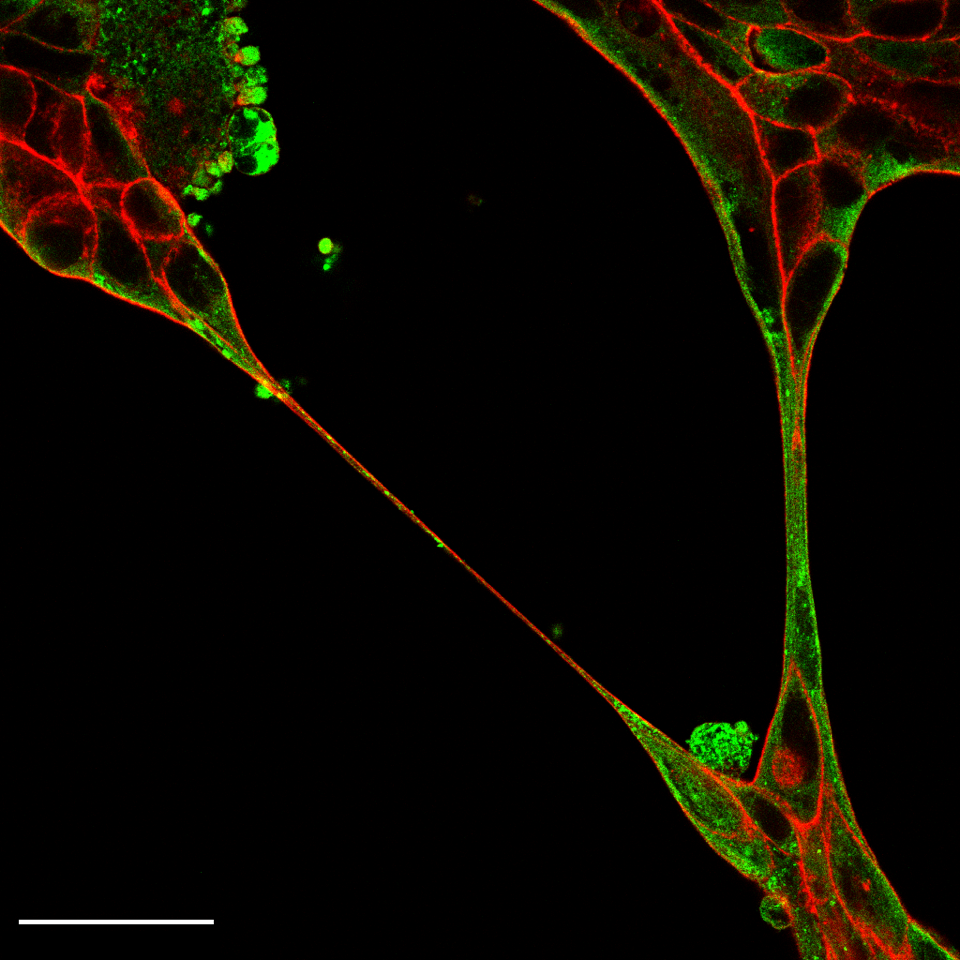
#> input picture NUMA-INFECTED.tiff, 960 x 960 px, found by its file name
$ jupyter execute immunofluorescence_edge_localization_public.ipynb
#> lines starting #> are read from the running program, lines starting #| are printed output that depends on the picture; after the words box and inside, x2 and y2 are one past the last pixel; in counts of white or black regions, pixels touching at a corner belong together; long printed decimals are rounded
#> further down, original_img is the input picture: shape (960, 960, 3); mean B, G, R 0.2, 9.7, 13.5
#| (960, 960, 3)
[cell 1]
import cv2
import matplotlib.pyplot as plt
from google.colab.patches import cv2_imshow
import numpy as np
import pandas as pd
from google.colab import drive
drive.mount('/content/drive')

[cell 2]
# Enter path to target image for analysis
path = '/content/drive/MyDrive/example_folder/example_folder2/NUMA-INFECTED.tiff'

# Place your preferred image name here if you wish to export your data in a csv
image_name = 'numa-inf'

# Determines how many colonies the script should search for. Observe the number of distinct colonies in the image and adjust this parameter.
NUM_COLONIES = 1

# Determines how far from the edge contour is considered the edge of the cell. Measured in pixels.
RADIUS_FROM_EDGE = 20

# Length of the (white) scale bar in micrometers. This will be used to translate your measurements from pixels to um at the conclusion of the script.
SCALE_BAR_LENGTH_UM = 50

# Set to true only if you need to debug adjustments of parameters
DEBUG_MODE = False

[cell 3]
# Function to scale an input image by a given percent. For example, 100% will maintain the same size of image, 200% will double.
def scale_image(input_image, scale):

#> called with scale = 100
    height = input_image.shape[0] * scale // 100
    width = input_image.shape[1] * scale // 100

    return cv2.resize(input_image, (width, height), interpolation = cv2.INTER_AREA)

[cell 4]
# Function to determine the scale of the image, given an input image that contains a white scalebar, and the length of that bar in microns. Returns 0 if scale cannot be determined.
def find_microns_per_pixel_v2(input_image,scalebar_length_in_um, debug_flag = False):

  # Filter for white
  lower_white = np.array([200, 200, 200])
  upper_white = np.array([255, 255, 255])
  white_mask = cv2.inRange(input_image, lower_white, upper_white)
  # Count lines of white pixels, tracking the length of the longest continuous line
  longest_length_horizontal = 0
  x1_horizontal = 0
  x2_horizontal = 0
  y_horizontal = 0

  longest_length_vertical = 0
  y1_vertical = 0
  y2_vertical = 0
  x_vertical = 0

  for i in range(white_mask.shape[0]):
      # Reset all variables used to track status each time we go through a row
      first_col_detected_white_num_horizontal = 0
      last_col_detected_white_num_horizontal = 0
      white_col_detected_horizontal = False
      temp_length_horizontal = 0

      for j in range(white_mask.shape[1]):
          if white_mask[i][j] == 255 and not white_col_detected_horizontal:
              # Remember the column of the first white pixel detected.
              first_col_detected_white_num_horizontal = j
              white_col_detected_horizontal = True

          elif white_col_detected_horizontal and white_mask[i][j] == 0:
              # After the end of a continuous line of white, remember the length of that line, and its endpoint.
              last_col_detected_white_num_horizontal = j - 1
              temp_length_horizontal = last_col_detected_white_num_horizontal - first_col_detected_white_num_horizontal
              break

      # If the line we just found is the largest, remember its length, start, and end points.
      if temp_length_horizontal > longest_length_horizontal:
          longest_length_horizontal = temp_length_horizontal
          x1_horizontal = first_col_detected_white_num_horizontal
          x2_horizontal = last_col_detected_white_num_horizontal
          y_horizontal = i

  # Now, iterate over columns for vertical bars
  for j in range(white_mask.shape[1]):
      # Reset all variables used to track status each time we go through a column
      first_row_detected_white_num_vertical = 0
      last_row_detected_white_num_vertical = 0
      white_row_detected_vertical = False
      temp_length_vertical = 0

      for i in range(white_mask.shape[0]):
          if white_mask[i][j] == 255 and not white_row_detected_vertical:
              # Remember the row of the first white pixel detected.
              first_row_detected_white_num_vertical = i
              white_row_detected_vertical = True

          elif white_row_detected_vertical and white_mask[i][j] == 0:
              # After the end of a continuous line of white, remember the length of that line, and its endpoint.
              last_row_detected_white_num_vertical = i - 1
              temp_length_vertical = last_row_detected_white_num_vertical - first_row_detected_white_num_vertical
              break

      # If the line we just found is the largest, remember its length, start, and end points.
      if temp_length_vertical > longest_length_vertical:
          longest_length_vertical = temp_length_vertical
          y1_vertical = first_row_detected_white_num_vertical
          y2_vertical = last_row_detected_white_num_vertical
          x_vertical = j

  # Now, check which type of scale bar (horizontal or vertical) is longer
  if longest_length_horizontal >= longest_length_vertical:
      um_per_pixel = scalebar_length_in_um / longest_length_horizontal
  else:
      um_per_pixel = scalebar_length_in_um / longest_length_vertical

  return um_per_pixel

[cell 5]
# Function: take a binary cell image, and fill in gaps on the edges,
# so that dark sections on the edge of the image are not interpreted as edges of the colony
# in subsequent analysis

# Returns: an image of the same size as input that shows which pixels were filled in to complete this bridging process
# Modifies: the input image.
# Parameter: max_range_to_fill determines the maximum radius of gaps that will be bridged.
# A dark pixel must be within this distance of a light pixel on EACH side to be filled in, or a single side and above.

# This parameter can be tuned to avoid detecting the dark patches as edges.
MAX_BRIDGE_RADIUS = 145

def bridge_gaps_on_edges(input_image, max_range_to_fill, top_row=1, bottom_row=1, left_side=1, right_side=1):

#> called with max_range_to_fill = 145, top_row = 1, bottom_row = 1, left_side = 1, right_side = 1
  blank = np.zeros_like(input_image, dtype=(int,3))

  if (top_row):
    # corner cases: for each corner, only bridge if there are light
    # pixels both above and to the side of the dark pixel under consideration.
    # always accomplished by looking from the corner towards the center of the image

    # top row left case, look right and down
    for i in range(0,max_range_to_fill):
      if input_image[0,i] == 0 and 255 in input_image[0,i:i+max_range_to_fill] and 255 in input_image[0:max_range_to_fill, i]:
        input_image[0,i] = 255
        blank[0,i] = (255,0,255)

    #top row right case, look left and down
    for i in range(input_image.shape[1]-max_range_to_fill,input_image.shape[1]):
      if input_image[0,i] == 0 and 255 in input_image[0,i-max_range_to_fill:i] and 255 in input_image[0:max_range_to_fill, i]:
        input_image[0,i] = 255
        blank[0,i] = (255,0,255)

    for i in range(max_range_to_fill,input_image.shape[1]-max_range_to_fill):
      if input_image[0,i] == 0 and 255 in input_image[0,i-max_range_to_fill:i] and 255 in input_image[0,i:i+max_range_to_fill]:
        input_image[0,i] = 255
        blank[0,i] = (255,0,255)
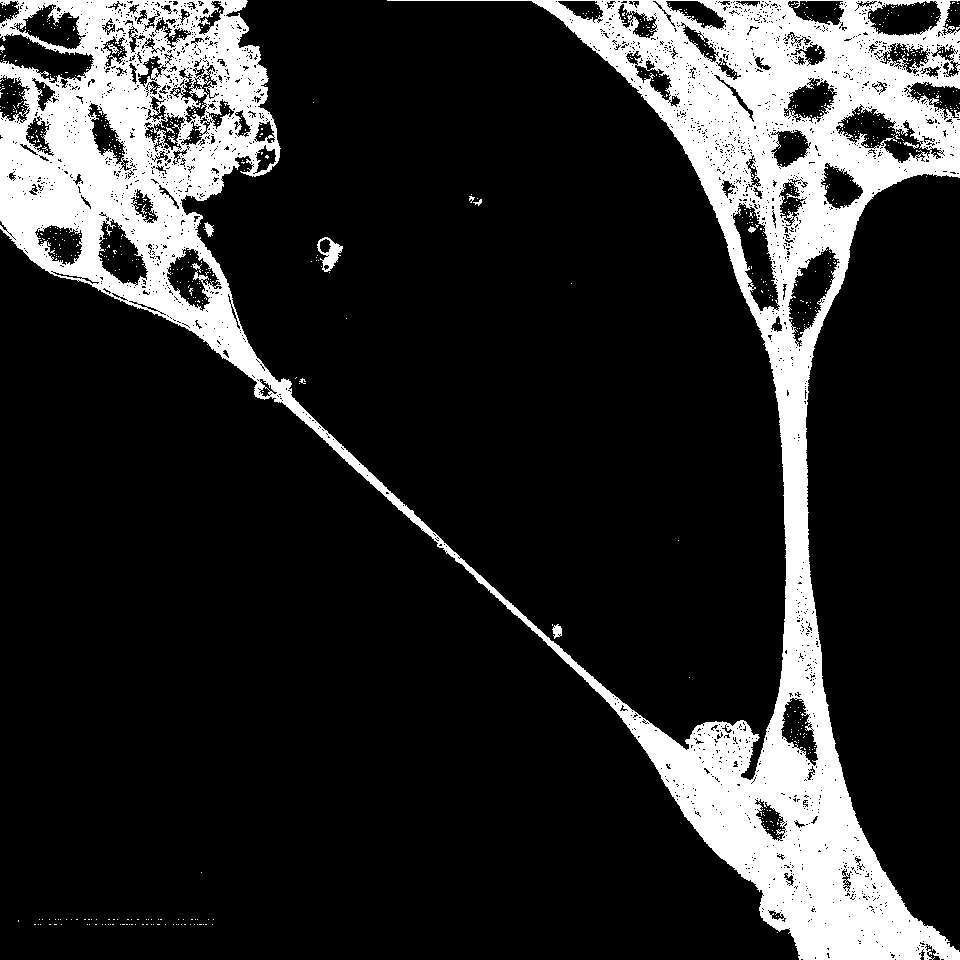
#> input_image: shape (960, 960); 17.5% white; 769 white regions (756 under 20 px), largest, box (x1, y1, x2, y2) and area: (0, 0, 960, 960) 158770, (317, 237, 343, 272) 394, (552, 624, 562, 639) 95

  if(bottom_row):
    #bottom side left case, look right and up
    for i in range(0,max_range_to_fill):
      if input_image[-1,i] == 0 and 255 in input_image[-1,i:i+max_range_to_fill] and 255 in input_image[-(max_range_to_fill+1):-1,i]:
        input_image[-1,i] = 255
        blank[-1,i] = (255,0,255)

    #bottom side right case, look left and up
    for i in range(input_image.shape[1]-max_range_to_fill,input_image.shape[1]):
      if input_image[-1,i] == 0 and 255 in input_image[-1,i-max_range_to_fill:i] and 255 in input_image[-(max_range_to_fill+1):-1,i]:
        input_image[-1,i] = 255
        blank[-1,i] = (255,0,255)

    for i in range(max_range_to_fill,input_image.shape[1]-max_range_to_fill):
      if input_image[-1,i] == 0 and 255 in input_image[-1,i-max_range_to_fill:i] and 255 in input_image[-1,i:i+max_range_to_fill]:
        input_image[-1,i] = 255
        blank[-1,i] = (255,0,255)

  if (left_side):
    #left side top case, look down and right
    for i in range(0,max_range_to_fill):
      if input_image[i,0] == 0 and 255 in input_image[i:i+max_range_to_fill,0] and 255 in input_image[i,0:max_range_to_fill]:
        input_image[i,0] = 255
        blank[i,0] = (255,0,255)

    #left side bottom case, look up and right
    for i in range(input_image.shape[0]-max_range_to_fill,input_image.shape[0]):
      if input_image[i,0] == 0 and 255 in input_image[i-max_range_to_fill:i,0] and 255 in input_image[i,0:max_range_to_fill]:
        input_image[i,0] = 255
        blank[i,0] = (255,0,255)

    for i in range(max_range_to_fill,input_image.shape[0]-max_range_to_fill):
      if input_image[i,0] == 0 and 255 in input_image[i-max_range_to_fill:i,0] and 255 in input_image[i:i+max_range_to_fill,0]:
        input_image[i,0] = 255
        blank[i,0] = (255,0,255)

  if (right_side):
    #right side top case, look down and left
    for i in range(0,max_range_to_fill):
      if input_image[i,-1] == 0 and 255 in input_image[i:i+max_range_to_fill,-1] and 255 in input_image[i,-(max_range_to_fill+1):-1]:
        input_image[i,-1] = 255
        blank[i,-1] = (255,0,255)

    #right side bottom case, look up and left
    for i in range(input_image.shape[0]-max_range_to_fill,input_image.shape[0]):
      if input_image[i,-1] == 0 and 255 in input_image[i-max_range_to_fill:i,-1] and 255 in input_image[i,-(max_range_to_fill+1):-1]:
        input_image[i,-1] = 255
        blank[i,-1] = (255,0,255)

    for i in range(max_range_to_fill,input_image.shape[0]-max_range_to_fill):
      if input_image[i,-1] == 0 and 255 in input_image[i-max_range_to_fill:i,-1] and 255 in input_image[i:i+max_range_to_fill,-1]:
        input_image[i,-1] = 255
        blank[i,-1] = (255,0,255)

  # Draw lines to show the limits of the corner cases
  blank[0:5,max_range_to_fill] = (0,0,255)
  blank[0:5,-max_range_to_fill] = (0,0,255)
  blank[-6:-1,max_range_to_fill] = (0,0,255)
  blank[-6:-1,-max_range_to_fill] = (0,0,255)

  blank[max_range_to_fill,0:5] = (0,0,255)
  blank[-max_range_to_fill,0:5] = (0,0,255)
  blank[max_range_to_fill,-6:-1] = (0,0,255)
  blank[-max_range_to_fill,-6:-1] = (0,0,255)

  return blank

[cell 6]
# Function: Set each edge of the input image to (0,0,0) or 0. Modifies the input image.
def trim_edges_to_black(input_image, grayscale=False):
  copyimg = input_image.copy()
  if grayscale == True:
    copyimg[:,0] = 0
    copyimg[:,-1] = 0
    copyimg[0,:] = 0
    copyimg[-1,:] = 0
  else:
    copyimg[:,0] = (0,0,0)
    copyimg[:,-1] = (0,0,0)
    copyimg[0,:] = (0,0,0)
    copyimg[-1,:] = (0,0,0)
  return copyimg

[cell 7]
# Load the image for analysis
original_img = cv2.imread(path)

# original_img = original_img[0:-50,:]

print('Original Image')
cv2_imshow(original_img)

print(original_img.shape)

[cell 8]
# Scale image for easier viewing if needed
# Scale factor, as a percentage. Recomended to leave at 100.
SCALE_FACTOR = 100
img = scale_image(original_img,SCALE_FACTOR)

[cell 9]
# Create a mask of all the colony excluding all negative space

# BLUR_KERNEL = (1,1)
# img = cv2.GaussianBlur(img, BLUR_KERNEL, 0)

# Filter to remove negative space
hsv = cv2.cvtColor(img, cv2.COLOR_BGR2HSV)
lower_bound = np.array([0, 2, 25])
upper_bound = np.array([360, 255, 252])
mask = cv2.inRange(hsv, lower_bound, upper_bound)

bridge_gaps_on_edges(mask, MAX_BRIDGE_RADIUS)

contours, _ = cv2.findContours(mask, cv2.RETR_EXTERNAL, cv2.CHAIN_APPROX_SIMPLE)
#> contours = 102 contours, 98 with area under 20; largest, box (x1, y1, x2, y2) and area: (0, 0, 960, 960) 203447, (317, 237, 343, 272) 471, (552, 624, 562, 639) 78, (204, 222, 214, 237) 62

contours = sorted(contours, key=cv2.contourArea, reverse=True)

largest_contours = contours[0:NUM_COLONIES]
#> largest_contours = 1 contour; box (x1, y1, x2, y2) and area: (0, 0, 960, 960) 203447

# Create a mask of the entire colony
filled_in = cv2.drawContours(np.zeros_like(mask), largest_contours, -1, 255, thickness=-1)

if (DEBUG_MODE):
  print("Colony mask")
  cv2_imshow(filled_in)

[cell 10]
# Display the contour around the edge of the colony
grayscale_contour_image = cv2.drawContours(np.zeros_like(mask), largest_contours, -1, 255, thickness=1)
grayscale_contour_image = trim_edges_to_black(grayscale_contour_image, grayscale=True)


if (DEBUG_MODE):
  # Show an overlay of the calculated boundary of the colony with the image
  print("Calculated outline")
  cv2_imshow(trim_edges_to_black(cv2.drawContours(img.copy(), largest_contours, -1, (255, 0, 255), thickness=1)))

[cell 11]
# Create a mask of the edges of the colony within a specified distance

if (DEBUG_MODE):
  print("Edge of colony")
  cv2_imshow(grayscale_contour_image)

circle_mask = grayscale_contour_image.copy()

for i in range(grayscale_contour_image.shape[0]):
  for j in range(grayscale_contour_image.shape[1]):

    if grayscale_contour_image[i][j] > 0:
      cv2.circle(circle_mask, (j,i), RADIUS_FROM_EDGE, 255, thickness=-1)

edge_mask = cv2.bitwise_and(circle_mask, filled_in)

if (DEBUG_MODE):
  print("Edge region mask")
  cv2_imshow(edge_mask)

[cell 12]
img_nonblur = scale_image(original_img,SCALE_FACTOR)
ums_per_pixel = find_microns_per_pixel_v2(img_nonblur,SCALE_BAR_LENGTH_UM)
#> ums_per_pixel = 0.258

print(ums_per_pixel)
#| 0.2577

[cell 13]
# Calculate the relative concentration of stained protein in each region

interior_copy = img_nonblur.copy()
edge_copy = img_nonblur.copy()

total_green_sum = 0
total_num_samples = 0
for i in range(img_nonblur.shape[0]):
  for j in range(img_nonblur.shape[1]):

    if filled_in[i][j] > 0:
      total_green_sum += img_nonblur[i][j][1]
      total_num_samples += 1

      # Show the interior region in blue
      if edge_mask[i][j] == 0:
        interior_copy[i][j][0]+= 100
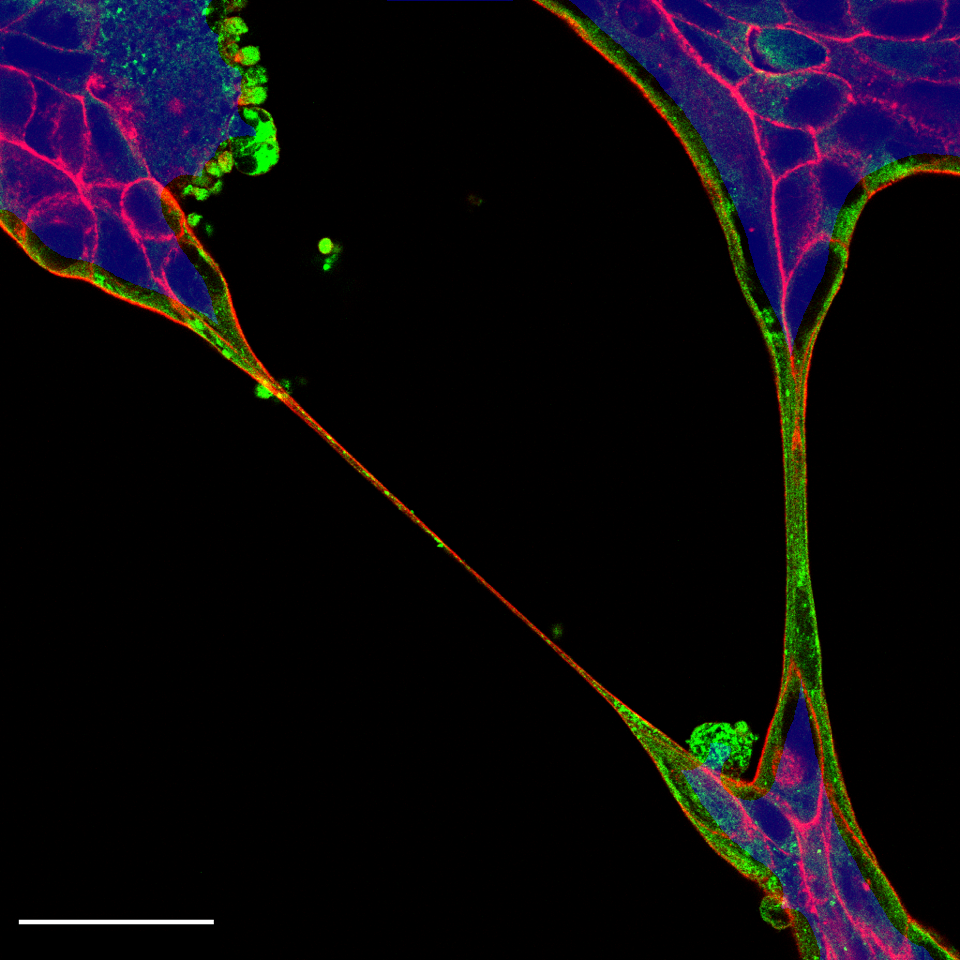
#> interior_copy: shape (960, 960, 3); 15.23% of pixels changed, all inside (x1, y1, x2, y2) = (0, 0, 960, 960)
#> after the loop, total_green_sum = 8611624; total_num_samples = 206237

edge_green_sum = 0
edge_num_samples = 0
for i in range(img_nonblur.shape[0]):
  for j in range(img_nonblur.shape[1]):

    if edge_mask[i][j] > 0:
      edge_green_sum += img_nonblur[i][j][1]
      edge_num_samples += 1

      # Show the edge region in blue
      edge_copy[i][j][0]+= 100
#> after the loop, edge_green_sum = 5279765; edge_num_samples = 65838

interior_green_sum = total_green_sum - edge_green_sum
#> interior_green_sum = 3331859
interior_num_samples = total_num_samples - edge_num_samples
#> interior_num_samples = 140399

total_average_intensity = total_green_sum / total_num_samples
#> total_average_intensity = 41.76
edge_average_intensity = edge_green_sum / edge_num_samples
#> edge_average_intensity = 80.19
interior_average_intentsity = interior_green_sum / interior_num_samples
#> interior_average_intentsity = 23.73

print("Edge region")
cv2_imshow(edge_copy)

print("Interior region")
cv2_imshow(interior_copy)

[cell 14]
# Plot the resulting data in a bar graph for analysis
import matplotlib.pyplot as plt

# Create labels for the regions (optional)
region_labels = ['Total', f'Colony Edge \n < {ums_per_pixel*RADIUS_FROM_EDGE:.2f} um to edge', f'Colony Interior \n > {ums_per_pixel*RADIUS_FROM_EDGE:.2f} um to edge']


intensity_list = [total_average_intensity, edge_average_intensity, interior_average_intentsity]
#> intensity_list = [41.76, 80.19, 23.73]
figsize = (6, 4)
# Create a bar graph
plt.figure(figsize=figsize)
plt.bar(np.arange(len(intensity_list)), intensity_list, tick_label=region_labels, color=['red', 'green', 'blue'])
# plt.xlabel('Regions')
plt.ylabel('Absolute Concentrations')
plt.title('Absolute Protein Concentrations in Different Regions of Colony')
plt.ylim(0, 1.1*max(intensity_list))  # Set the y-axis limit if necessary
plt.grid(axis='y', linestyle='--', alpha=0.7)

intensity_list = intensity_list / total_average_intensity
#> intensity_list = [1, 1.92, 0.568]

# Create a bar graph
region_labels[0] = 'Total (Normalized to 1)'
plt.figure(figsize=figsize)
plt.bar(np.arange(len(intensity_list)), intensity_list, tick_label=region_labels, color=['red', 'green', 'blue'])
# plt.xlabel('Regions')
plt.ylabel('Relative Concentrations')
plt.title('Relative Protein Concentrations in Different Regions of Colony')
plt.ylim(0, 1.1*max(intensity_list))  # Set the y-axis limit if necessary
plt.grid(axis='y', linestyle='--', alpha=0.7)

plt.tight_layout()

plt.show()
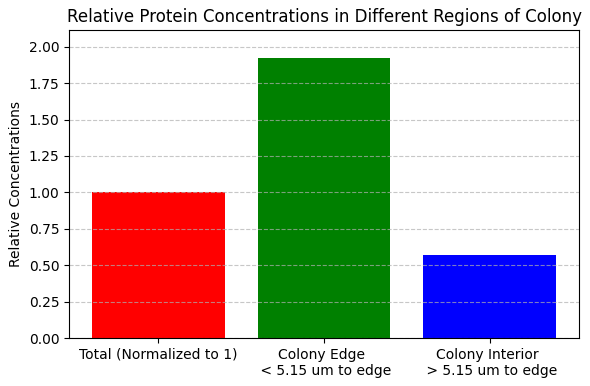
#> figure drawn by matplotlib, 1 panel; tallest bar 1.92 high, from x = 0.6 to 1.4

[cell 15]
import os

csv_file_path = 'csv_image_data.csv'

new_data = [
    {'Image Name': image_name, 'Edge': intensity_list[1], 'Interior': intensity_list[2]}
]

new_df = pd.DataFrame(new_data)
#> new_df = table of 1 rows and 3 columns

# Check if the CSV file already exists
file_exists = os.path.isfile(csv_file_path)

# Append to existing file (without specifying header if the file already exists)
new_df.to_csv(csv_file_path, mode='a', header=not file_exists, index=False)
